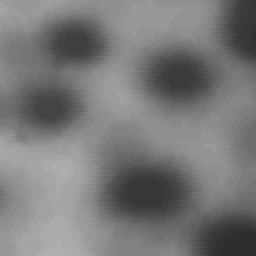
%> input picture Week 11-2/blobs.tif, 128 x 128 px (shown 2 times larger)
$ octave watershed_g.m   (GNU Octave 9; MATLAB toolbox functions it lacks are replaced by stand-ins)
%> lines starting %> are read from the running program, lines starting %| are printed output that depends on the picture
clear all
close all

f = imread('blobs.tif');
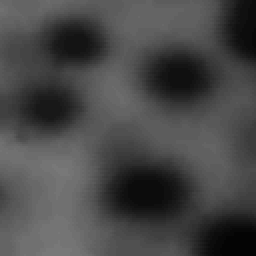
%> f: size 128x128 uint8 (shown 2 times larger); min 4, max 120, mean 71.2
figure(1), imshow(f);

h = fspecial('sobel');
fd = double(f);
g = sqrt(imfilter(fd, h, 'replicate').^2 + ...
        imfilter(fd, h, 'replicate').^2);
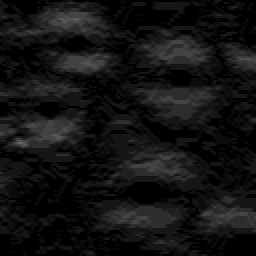
%> g: size 128x128 double (shown 2 times larger); min 0, max 101.8, mean 19
figure(2), imshow(mat2gray(g));

L = watershed(g);
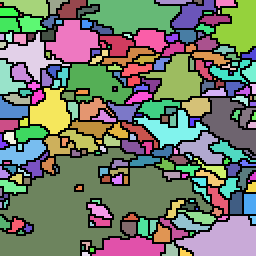
%> L: size 128x128 uint8 (shown 2 times larger); 217 distinct labels, from 0 to 216; one colour per label, 0 black
wr = (L == 0);
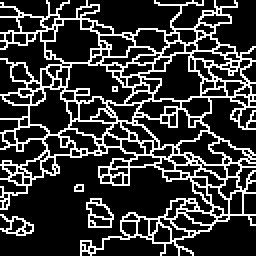
%> wr: size 128x128 logical (shown 2 times larger); 22% white in thin lines or dots
figure(3), imshow(wr);

g2 = imclose(imopen(g, ones(3, 3)), ones(3, 3));
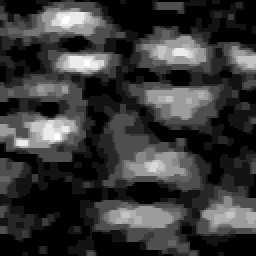
%> g2: size 128x128 double (shown 2 times larger); min 0, max 73.54, mean 16.3; drawn with min black and max white
L2 = watershed(g2);
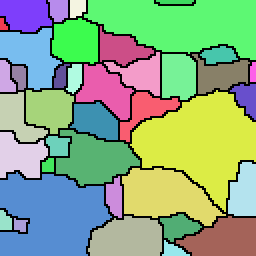
%> L2: size 128x128 uint8 (shown 2 times larger); 40 distinct labels, from 0 to 39; one colour per label, 0 black
wr2 = (L2 == 0);
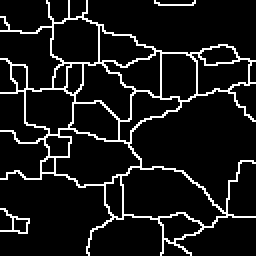
%> wr2: size 128x128 logical (shown 2 times larger); 9.2% white in thin lines or dots
figure(4), imshow(wr2);

$ run again, with Week 11-2/gel.tif copied over Week 11-2/blobs.tif
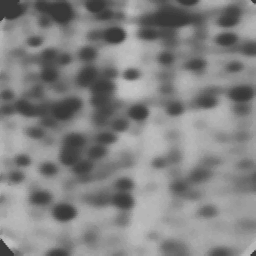
%> input picture Week 11-2/gel.tif, 256 x 256 px
%> f is the input picture: size 256x256 uint8; min 57, max 199, mean 130
%> `wr = (L == 0);`:
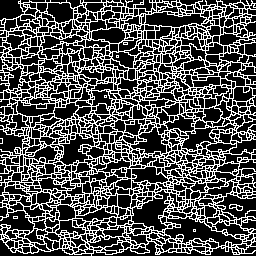
%> wr: size 256x256 logical; 31.4% white in thin lines or dots
%> L2: size 256x256 uint16; 339 distinct labels, from 0 to 338
%> `wr2 = (L2 == 0);`:
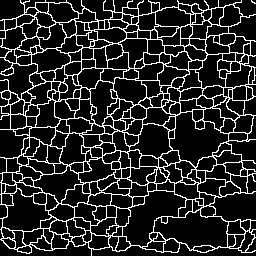
%> wr2: size 256x256 logical; 15.4% white in thin lines or dots
